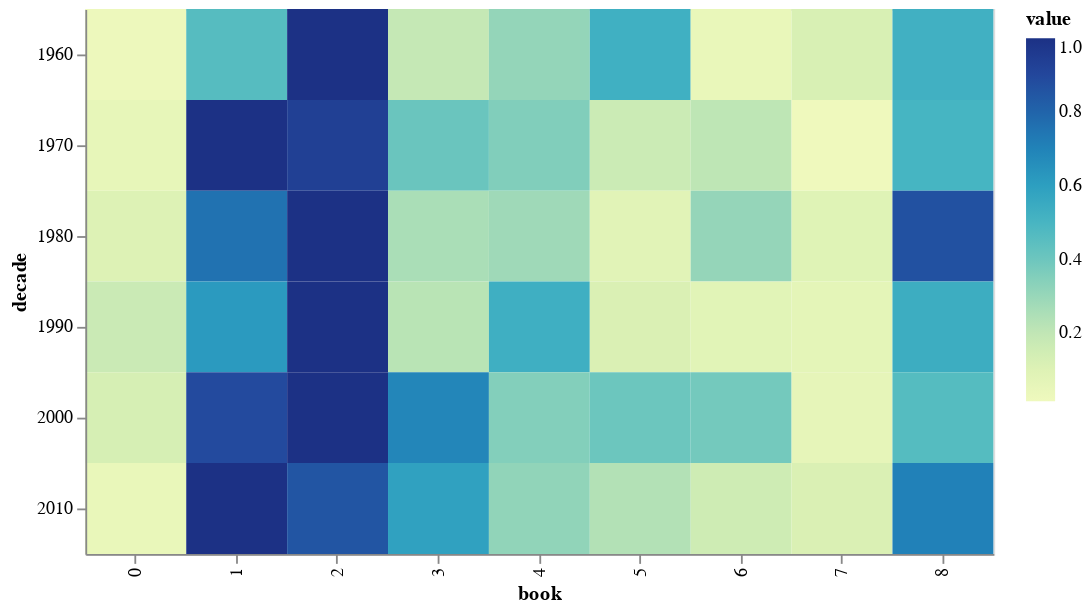

The code cell stored with this chart in its notebook:
### Code cell
alt.Chart(booksMelted).mark_rect().encode(x='book:O', y='decade:O', color='value').properties(width=500, height=300)

### Figure 1 — Vega-Lite specification as saved in the notebook (floating-point values rounded to 4 significant figures)
{"$schema": "https://vega.github.io/schema/vega-lite/v2.6.0.json", "config": {"view": {"height": 300, "width": 400}}, "data": {"name": "data-83caf4fd0b9ad2bc09d6e4dfee1f1c50"}, "datasets": {"data-83caf4fd0b9ad2bc09d6e4dfee1f1c50": [{"book": 0, "decade": 1960, "value": 0.02391}, {"book": 0, "decade": 1970, "value": 0.05589}, {"book": 0, "decade": 1980, "value": 0.1029}, {"book": 0, "decade": 1990, "value": 0.1674}, {"book": 0, "decade": 2000, "value": 0.1303}, {"book": 0, "decade": 2010, "value": 0.0451}, {"book": 1, "decade": 1960, "value": 0.4606}, {"book": 1, "decade": 1970, "value": 1}, {"book": 1, "decade": 1980, "value": 0.755}, {"book": 1, "decade": 1990, "value": 0.6183}, {"book": 1, "decade": 2000, "value": 0.8894}, {"book": 1, "decade": 2010, "value": 1}, {"book": 2, "decade": 1960, "value": 1}, {"book": 2, "decade": 1970, "value": 0.9336}, {"book": 2, "decade": 1980, "value": 1}, {"book": 2, "decade": 1990, "value": 1}, {"book": 2, "decade": 2000, "value": 1}, {"book": 2, "decade": 2010, "value": 0.8517}, {"book": 3, "decade": 1960, "value": 0.185}, {"book": 3, "decade": 1970, "value": 0.4059}, {"book": 3, "decade": 1980, "value": 0.257}, {"book": 3, "decade": 1990, "value": 0.2209}, {"book": 3, "decade": 2000, "value": 0.6886}, {"book": 3, "decade": 2010, "value": 0.5907}, {"book": 4, "decade": 1960, "value": 0.31}, {"book": 4, "decade": 1970, "value": 0.3545}, {"book": 4, "decade": 1980, "value": 0.2848}, {"book": 4, "decade": 1990, "value": 0.5303}, {"book": 4, "decade": 2000, "value": 0.3483}, {"book": 4, "decade": 2010, "value": 0.3179}, {"book": 5, "decade": 1960, "value": 0.526}, {"book": 5, "decade": 1970, "value": 0.1663}, {"book": 5, "decade": 1980, "value": 0.08576}, {"book": 5, "decade": 1990, "value": 0.1175}, {"book": 5, "decade": 2000, "value": 0.4012}, {"book": 5, "decade": 2010, "value": 0.2351}, {"book": 6, "decade": 1960, "value": 0.04446}, {"book": 6, "decade": 1970, "value": 0.2071}, {"book": 6, "decade": 1980, "value": 0.3086}, {"book": 6, "decade": 1990, "value": 0.08215}, {"book": 6, "decade": 2000, "value": 0.3843}, {"book": 6, "decade": 2010, "value": 0.1567}, {"book": 7, "decade": 1960, "value": 0.1229}, {"book": 7, "decade": 1970, "value": 0.01467}, {"book": 7, "decade": 1980, "value": 0.09244}, {"book": 7, "decade": 1990, "value": 0.06944}, {"book": 7, "decade": 2000, "value": 0.05868}, {"book": 7, "decade": 2010, "value": 0.1178}, {"book": 8, "decade": 1960, "value": 0.5243}, {"book": 8, "decade": 1970, "value": 0.5033}, {"book": 8, "decade": 1980, "value": 0.8672}, {"book": 8, "decade": 1990, "value": 0.5384}, {"book": 8, "decade": 2000, "value": 0.4633}, {"book": 8, "decade": 2010, "value": 0.7075}]}, "encoding": {"color": {"field": "value", "type": "quantitative"}, "x": {"field": "book", "type": "ordinal"}, "y": {"field": "decade", "type": "ordinal"}}, "height": 300, "mark": "rect", "width": 500}
